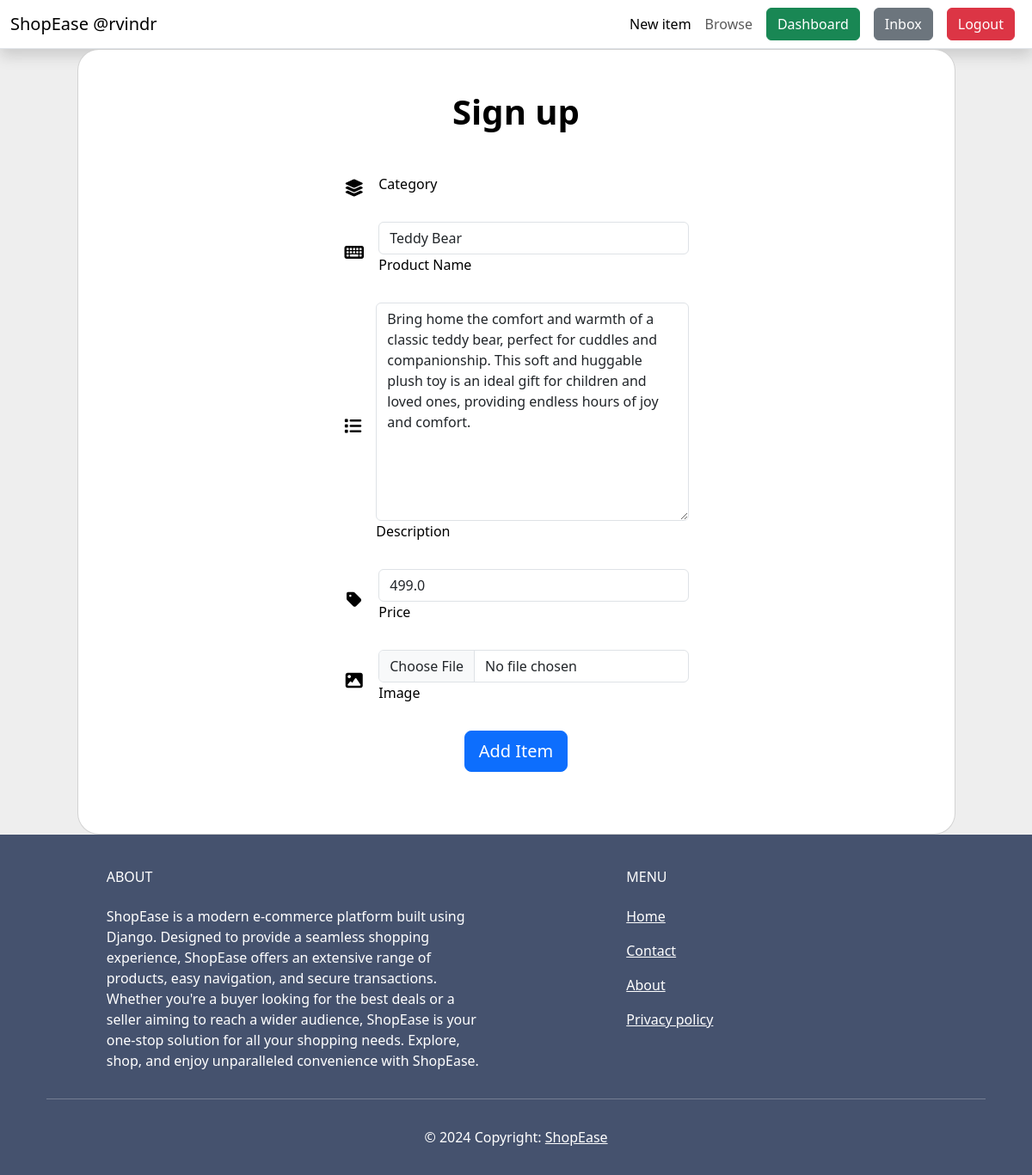
/item/2/edit-item/ (signed in), run on the app's committed database.
### items/models.py (models this page shows, shortened)
class Item(models.Model):
    category = models.ForeignKey(Category,related_name='items', on_delete=models.CASCADE)
    name = models.CharField(max_length=255)
    description = models.TextField(blank=True, null=True)
    price = models.FloatField()
    is_sold = models.BooleanField(default=False)
    created_by = models.ForeignKey(User, related_name='items', on_delete=models.CASCADE)
    created_at = models.DateField(auto_now_add=True)
    image = models.ImageField(upload_to='media/item',blank=True, null=True)

### items/views.py (the view)
# urls.py: path('<int:pk>/edit-item/',edit, name='edit'),
@login_required
def edit(request, pk):
    print(request.method)
    item = get_object_or_404(Item,pk=pk, created_by= request.user)
    if request.method == 'POST':
        form = EditItemForm(request.POST, request.FILES, instance=item)
        if form.is_valid():
            form.save()
            return redirect('item:detail', pk=item.id)
    else:
        form = EditItemForm(instance=item)
        return render(request, 'items/add_item.html', context={
            'form':form
        })

### items/forms.py
class EditItemForm(forms.ModelForm):
    class Meta:
        model = Item
        exclude = ('category','is_sold','created_by')
        widgets = {
            'name':forms.TextInput(attrs={
                'class':'form-control'
            }),
            'description':forms.Textarea(attrs={
                'class':'form-control'
            }),
            'price':forms.TextInput(attrs={
                'class':'form-control'
            }),
            'image':forms.FileInput(attrs={
                'class':'form-control'
            })
        }

### items/templates/items/add_item.html (shortened to what this page needs)
{% extends "core/base.html" %}
{% block content %}
<section style="background-color: #eee;">
    <div class="container">
        <div class="row d-flex justify-content-center align-items-center">
            <div class="col-lg-12 col-xl-11">
                <div class="card text-black" style="border-radius: 25px;">
                    <div class="card-body p-md-5">
                        <div class="row justify-content-center">
                            <div class="col-6 order-2 order-lg-1">
                                <p class="text-center h1 fw-bold mb-5 mx-1 mx-md-4">Sign up</p>
                                <form class="mx-1 mx-md-4" action="{% url 'item:add_items' %}" method="post" enctype="multipart/form-data">
                                    <div class="d-flex flex-row align-items-center mb-4">
                                        <i class="fas fa-layer-group fa-lg me-3 fa-fw"></i>
                                        <div class="form-outline flex-fill mb-0">
                                            <label class="form-label" for="form3Example1c">Category</label>
                                        </div>
                                    </div>
                                    <div class="d-flex flex-row align-items-center mb-4">
                                        <i class="fas fa-keyboard fa-lg me-3 fa-fw"></i>
                                        <div class="form-outline flex-fill mb-0">
                                            {{ form.name }}
                                            <label class="form-label" for="form3Example3c">Product Name</label>
                                        </div>
                                    </div>
                                    <div class="d-flex flex-row align-items-center mb-4">
                                        <i class="fas fa-list fa-lg me-3 fa-fw"></i>
                                        <div class="form-outline flex-fill mb-0">
                                            {{ form.description }}
                                            <label class="form-label" for="form3Example4c">Description</label>
                                        </div>
                                    </div>
                                    <div class="d-flex flex-row align-items-center mb-4">
                                        <i class="fas fa-tag fa-lg me-3 fa-fw"></i>
                                        <div class="form-outline flex-fill mb-0">
                                            {{ form.price }}
                                            <label class="form-label" for="form3Example4cd">Price</label>
                                        </div>
                                    </div>
                                    <div class="d-flex flex-row align-items-center mb-4">
                                        <i class="fas fa-image fa-lg me-3 fa-fw"></i>
                                        <div class="form-outline flex-fill mb-0">
                                            {{ form.image }}
                                            <label class="form-label" for="form3Example4cd">Image</label>
                                        </div>
                                    </div>
                                    <div class="d-flex justify-content-center mx-4 mb-3 mb-lg-4">
                                        <button type="submit" class="btn btn-primary btn-lg">Add Item</button>
                                    </div>
                                </form>
                            </div>
                        </div>
                    </div>
                </div>
            </div>
        </div>
    </div>
</section>
{% endblock content %}

### core/templates/core/base.html (shortened to what this page needs)
<!DOCTYPE html>
<html lang="en">
  <head>
    <link href="https://cdn.jsdelivr.net/npm/bootstrap@5.3.3/dist/css/bootstrap.min.css" rel="stylesheet" />
    <link rel="stylesheet" href="https://cdnjs.cloudflare.com/ajax/libs/font-awesome/6.6.0/css/all.min.css" />
  </head>
  <body>
    <nav class="navbar navbar-expand-lg bg-body-light border-bottom shadow">
      <div class="container-fluid">
        <a class="navbar-brand" href="/">ShopEase
          <span>
            {% if request.user.is_authenticated %}@{{request.user}}{% endif %}
          </span>
        </a>
        <div class="collapse navbar-collapse" id="navbarSupportedContent">
          <ul class="navbar-nav ms-auto mb-2 mb-lg-0">
            {% if request.user.is_authenticated %}
            <li class="nav-item">
              <a class="nav-link active" aria-current="page" href="{% url "item:add_items" %}">New item</a>
            </li>
            {% endif %}
            <li class="nav-item">
              <a class="nav-link" href="{% url "item:items" %}">Browse</a>
            </li>
          </ul>
          <div class="d-flex">
            {% if request.user.is_authenticated %}
            <a href="{% url "dashboard:index" %}" class="btn btn-success mx-2">Dashboard</a>
            <a href="#" class="btn btn-secondary mx-2">Inbox</a>
            <a href="{% url 'core:logout' %}" class="btn btn-danger mx-2">Logout</a>
            {% else %}
            <a href="{% url 'core:signup' %}" class="btn btn-success mx-2">Sign Up</a>
            <a href="{% url 'core:login' %}" class="btn btn-secondary mx-2">Login</a>
            {% endif %}
          </div>
        </div>
      </div>
    </nav>
    <main>
      {% block content %}
      {% endblock %}
    </main>
    <footer class="text-center text-lg-start text-white" style="background-color: #45526e">
      <div class="container p-4 pb-0">
        <section class="">
          <div class="row">
            <div class="col-md-5 col-lg-5 col-xl-5 mx-auto mt-3">
              <h6 class="text-uppercase mb-4 font-weight-bold">About</h6>
              <p>ShopEase is a modern e-commerce platform built using Django. Designed to provide a seamless shopping experience, ShopEase offers an extensive range of products, easy navigation, and secure transactions. Whether you're a buyer looking for the best deals or a seller aiming to reach a wider audience, ShopEase is your one-stop solution for all your shopping needs. Explore, shop, and enjoy unparalleled convenience with ShopEase.</p>
            </div>
            <div class="col-md-5 col-lg-4 col-xl-4 mx-auto mt-3">
              <h6 class="text-uppercase mb-4 font-weight-bold">Menu</h6>
              <p>
                <a class="text-white" href="/">Home</a>
              </p>
              <p>
                <a class="text-white" href="{% url 'core:contact' %}">Contact</a>
              </p>
              <p>
                <a class="text-white" href="{% url 'core:about' %}">About</a>
              </p>
              <p>
                <a class="text-white" href="#">Privacy policy</a>
              </p>
            </div>
          </div>
        </section>
        <hr class="my-3" />
        <section class="p-3 pt-0">
          <div class="d-flex align-items-center">
            <div class="col text-center">
              <div class="p-3">
                © 2024 Copyright:
                <a class="text-white" href="/">ShopEase</a>
              </div>
            </div>
          </div>
        </section>
      </div>
    </footer>
  </body>
</html>

### data on the page
Item: name "Teddy Bear", description "Bring home the comfort and warmth of a classic teddy bear, perfect for cuddles and companionship. This soft and huggable plush toy is an ideal gift for children and loved ones, providing endless hours of joy and comfort.", price "499.0"

### other printed values
{{ request.user }} "rvindr"
